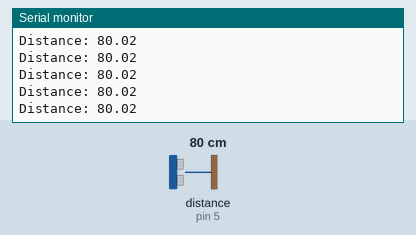
The sketch below on a simulated Arduino Uno, built with avr-gcc and run on an emulated ATmega328P. Parts: the last lines printed to the serial monitor. Wiring (inferred from the names in the program): ultrasonic range finder: trigger pin 4; echo pin 5. Inputs (shaded band) come from the test bench; at power-on: distance to the obstacle (sensor on pin 5) 80 cm. The echo pulse lasts 58.3 µs per cm.

Above: at 1.2 s.
1.3 s: distance to the obstacle (sensor on pin 5) set to 2 cm
At 1.38 s:
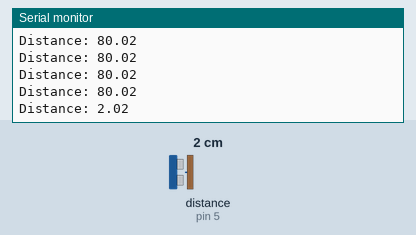
2.8 s: distance to the obstacle (sensor on pin 5) set to 4 cm
At 2.9 s:
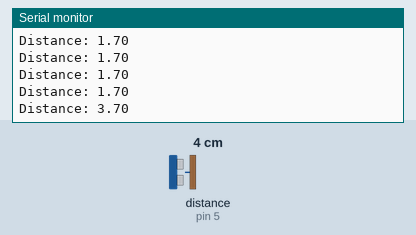
4.3 s: distance to the obstacle (sensor on pin 5) set to 35 cm
At 4.31 s:
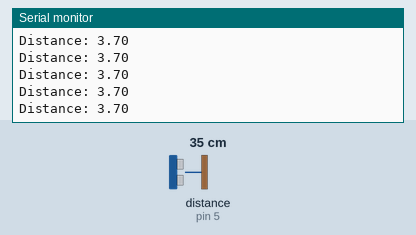
Timing chart, 0 to 7.3 s (numbered marks = the images above; inputs shaded):
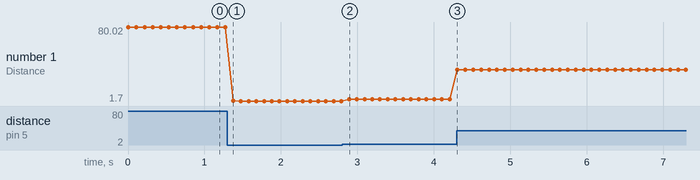

The sketch:

ultrasonic_test.ino
```cpp
const int trigPin = 4;
const int echoPin = 5;

float duration = 0;
float distance = 0;

void setup() {
  Serial.begin(115200);
  // Serial.print("Go fuck yourself");
  pinMode(trigPin, OUTPUT);
  pinMode(echoPin, INPUT);
}

void loop() {
  // Trigger the sensor
  digitalWrite(trigPin, LOW);
  delayMicroseconds(2);
  digitalWrite(trigPin, HIGH);
  delayMicroseconds(10);
  digitalWrite(trigPin, LOW);

  // Measure the echo pulse duration
  duration = pulseIn(echoPin, HIGH);
  distance = (duration * 0.0343) / 2;  // Calculate distance in cm

  Serial.print("Distance: ");
  Serial.println(distance);
  delay(100);  // Adjust delay as needed
}
```

Measured:
- after the input at 1.3 s, the serial monitor: prints a new line after 0.07 s (image 1)
- after the input at 2.8 s, the serial monitor: prints a new line after 0.09 s (image 2)
- plotted number 1: 80.02 → 1.7 after the input at 1.3 s, 1.7 → 3.7 after the input at 2.8 s, 3.7 → 35.02 after the input at 4.3 s
